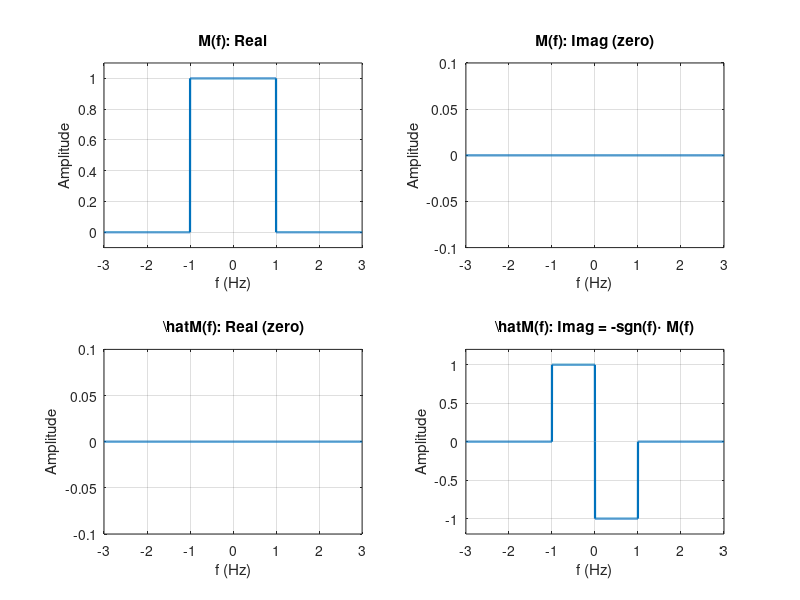
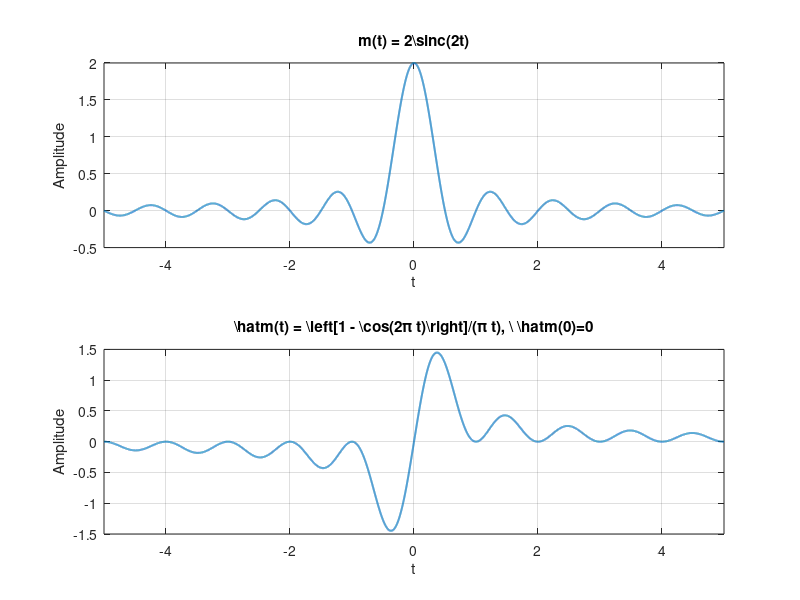

These charts were generated, in order, by the following MATLAB code:
% ====== Problem 2: m(t) = 2*sinc(2t) ======
% Parts (b) and (c): sketch M(f), \hat{M}(f), m(t), \hat{m}(t)
% Conventions: sinc(x) in MATLAB is sin(pi*x)/(pi*x)
% Pair used: F{sinc(a t)} = (1/a) rect(f/a)
% Here: F{2*sinc(2t)} = 2*(1/2) rect(f/2) = rect(f/2)

clear; close all; clc;

% ----------------- helpers -----------------
rect = @(x) double(abs(x) < 0.5);   % 1 for |x|<1/2, 0 else (ignore boundary)

% ----------------- frequency-domain plots -----------------
f = linspace(-3, 3, 4001);

M  = rect(f/2);                      % height 1 on |f|<1
Mhat_im = -sign(f) .* M;             % \hat{M}(f) = -j*sgn(f)*M(f)
Mhat_re = zeros(size(f));            % purely imaginary

% (b) Sketch M(f) and \hat{M}(f)
figure('Name','(b) Spectra M(f) and \hat{M}(f)');

subplot(2,2,1);
plot(f, real(M), 'LineWidth', 1.6); grid on;
ylim([-0.1 1.1]); xlim([min(f) max(f)]);
title('M(f): Real'); xlabel('f (Hz)'); ylabel('Amplitude');

subplot(2,2,2);
plot(f, imag(M), 'LineWidth', 1.6); grid on;
ylim([-0.1 0.1]); xlim([min(f) max(f)]);
title('M(f): Imag (zero)'); xlabel('f (Hz)'); ylabel('Amplitude');

subplot(2,2,3);
plot(f, Mhat_re, 'LineWidth', 1.6); grid on;
ylim([-0.1 0.1]); xlim([min(f) max(f)]);
title('\hat{M}(f): Real (zero)'); xlabel('f (Hz)'); ylabel('Amplitude');

subplot(2,2,4);
plot(f, Mhat_im, 'LineWidth', 1.6); grid on;
ylim([-1.2 1.2]); xlim([min(f) max(f)]);
title('\hat{M}(f): Imag = -sgn(f)\cdot M(f)'); xlabel('f (Hz)'); ylabel('Amplitude');

% ----------------- time-domain plots -----------------
t = linspace(-5, 5, 20001);
m = 2 * sinc(2*t);                   % m(t)

% \hat{m}(t) from the inverse transform in your writeup:
% \hat{m}(t) = [1 - cos(2*pi*t)] / (pi*t), with value 0 at t=0 by continuity
mhat = (1 - cos(2*pi*t)) ./ (pi*t);
mhat(t==0) = 0;                      % define the removable singularity

% (Optional) numeric check using discrete Hilbert transform
% hnum = imag(hilbert(m));

figure('Name','(c) Time signals m(t) and \hat{m}(t)');
subplot(2,1,1);
plot(t, m, 'LineWidth', 1.4); grid on; xlim([min(t) max(t)]);
title('m(t) = 2\sinc(2t)'); xlabel('t'); ylabel('Amplitude');

subplot(2,1,2);
plot(t, mhat, 'LineWidth', 1.4); grid on; xlim([min(t) max(t)]);
title('\hat{m}(t) = \left[1 - \cos(2\pi t)\right]/(\pi t), \ \hat{m}(0)=0');
xlabel('t'); ylabel('Amplitude');

% If you want to visually confirm the analytic \hat{m}(t):
% hold on; plot(t, hnum, '--'); legend('analytic','numeric hilbert'); hold off;